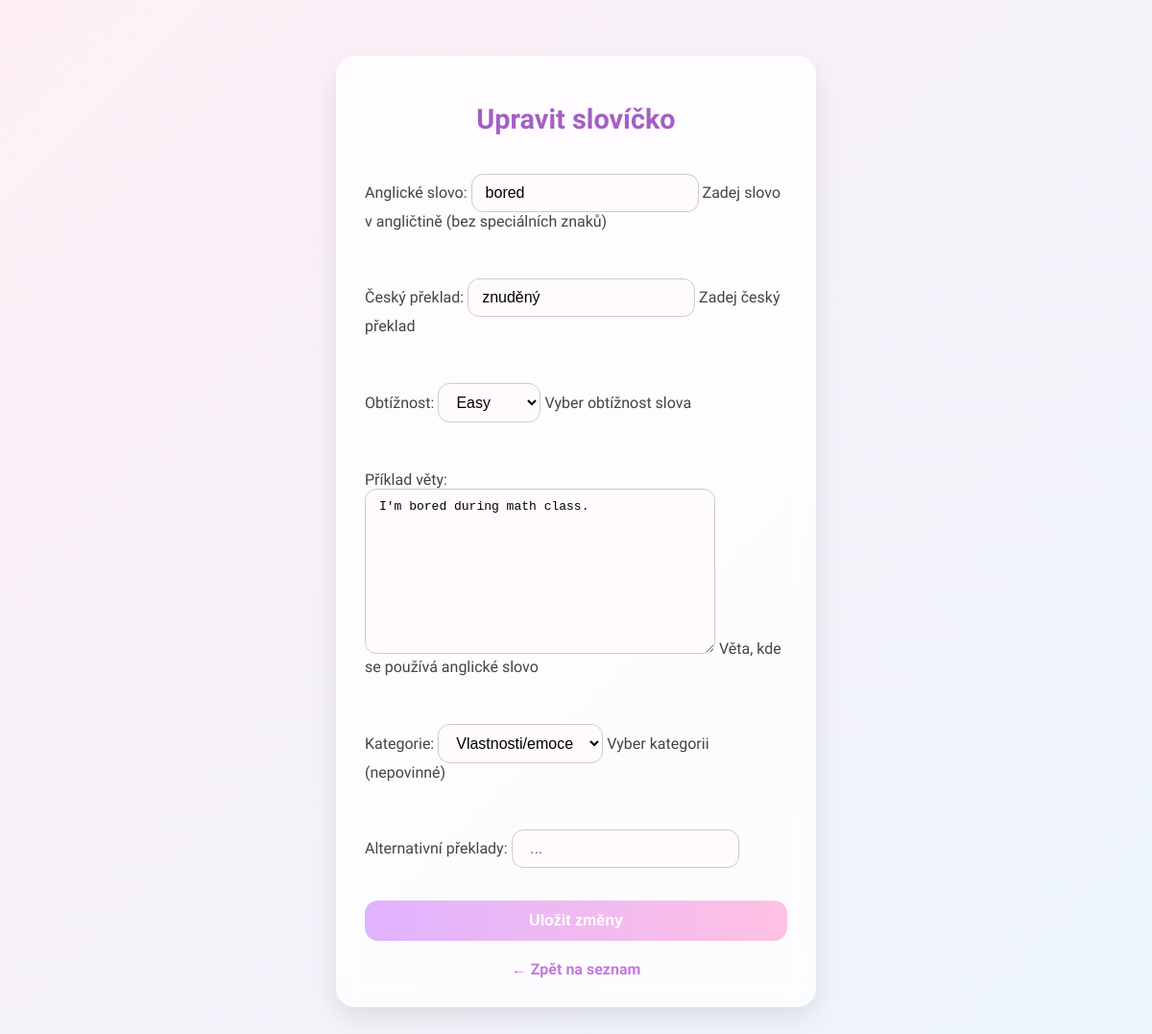
The page /words/edit/90/ (signed in) on the database its author committed.
### core/models.py (models this page shows, shortened)
class Word(models.Model):
    english = models.CharField(
        max_length=100,
        verbose_name="Anglické slovo",
        help_text="Zadej slovo v angličtině (bez speciálních znaků)",
        validators=[RegexValidator(r'^[a-zA-Z\s\-\(\)]+$', 'Pouze písmena, mezery, pomlčky a závorky')]
    )
    czech = models.CharField(
        max_length=100,
        verbose_name="Český překlad",
        help_text="Zadej český překlad"
    )
    difficulty = models.CharField(
        max_length=10,
        choices=[
            ('easy', 'Easy'),
            ('medium', 'Medium'),
            ('hard', 'Hard')
        ],
        verbose_name="Obtížnost",
        help_text="Vyber obtížnost slova"
    )
    category = models.ForeignKey(
        'Category',
        on_delete=models.CASCADE,
        null=True,
        blank=True,
        verbose_name="Kategorie",
        help_text="Vyber kategorii (nepovinné)"
    )
    example_sentence = models.TextField(
        blank=True,
        null=True,
        verbose_name="Příklad věty",
        help_text="Věta, kde se používá anglické slovo"
    )
    class Meta:
        verbose_name = "Slovo"
        verbose_name_plural = "Slova"
        ordering = ['difficulty']

### core/views.py (the view)
# urls.py: path('words/edit/<int:word_id>/', views.edit_word, name='edit_word'),
@login_required
@user_passes_test(can_manage_words)
def edit_word(request, word_id):
    word = Word.objects.get(id=word_id)
    if request.method == 'POST':
        form = WordForm(request.POST, instance=word)
        if form.is_valid():
            form.save()
            return redirect('word_list')
    else:
        form = WordForm(instance=word)
    return render(request, 'core/edit_word.html', {'form': form, 'word': word})

### core/forms.py (shortened to what this page needs)
class WordForm(forms.ModelForm):
    alt_translations = forms.CharField(
        required=False,
        label="Alternativní překlady",
        widget=forms.TextInput(attrs={'placeholder': ' ...'})
    )
    class Meta:
        model = Word
        fields = ['english', 'czech', 'difficulty', 'example_sentence', 'category', 'alt_translations']
    def __init__(self, *args, **kwargs):
        super().__init__(*args, **kwargs)
        if self.instance.pk:
            existing = [t.text for t in self.instance.accepted_translations.all()]
            self.fields['alt_translations'].initial = ", ".join(existing)

### core/models.py (called while the page is built)
    def __str__(self):
        return self.name

### core/views.py (called while the page is built)
def can_manage_words(user):
    return user.is_authenticated and (user.is_staff or user.groups.filter(name='contributor').exists())

### core/templates/core/edit_word.html (shortened to what this page needs)
<!DOCTYPE html>
<html lang="cs">
<head>
</head>
<body>
  <div class="form-box">
    <h1>Upravit slovíčko</h1>
    <form method="post">
      {{ form.as_p }}
      <button type="submit">Uložit změny</button>
    </form>
    <a href="{% url 'word_list' %}">← Zpět na seznam</a>
  </div>
</body>
</html>

### core/templates/core/edit_word.html (style rules this page uses)
* { box-sizing: border-box; }
:root { --bg1:#ffeaf5; --bg2:#fbe5ff; --bg3:#e7f7ff; --bg4:#fff0f7; --accent1:#ffa3d1; --accent2:#d09eff; --accent3:#f8b8ff; --muted:#6b5b7b; --radius:20px; }
body::before { content: ""; position: fixed; inset: 0; z-index: -1; background: linear-gradient(-45deg,var(--bg1),var(--bg2),var(--bg3),var(--bg4)); background-size: 400% 400%; animation: dreamyBG 22s ease infinite; }
body { font-family: 'Quicksand', sans-serif; padding: 50px 20px; color: #444; display: flex; justify-content: center; align-items: flex-start; min-height: 100vh; }
.form-box { max-width: 500px; width: 100%; margin: 0 auto; background: rgba(255, 255, 255, 0.75); padding: 30px; border-radius: var(--radius); box-shadow: 0 10px 30px rgba(0, 0, 0, 0.1); backdrop-filter: blur(12px); animation: fadeIn .8s ease; }
h1 { text-align: center; margin-bottom: 24px; color: #a55fc4; font-size: 1.8em; }
form { display: flex; flex-direction: column; gap: 18px; }
input[type="text"], select, textarea { padding: 10px 14px; border-radius: 12px; border: 1px solid #ccc; font-size: 1em; background: #fffafc; max-width: 100%; transition: border 0.2s, box-shadow 0.2s; }
textarea { resize: vertical; }
button { padding: 12px 20px; border: none; border-radius: 14px; font-weight: bold; background: linear-gradient(to right, #e0b3ff, #ffc1e3); color: white; cursor: pointer; font-size: 1em; transition: 0.2s; }
a { display: block; margin-top: 20px; text-align: center; color: #c678dd; font-weight: bold; text-decoration: none; transition: color 0.2s ease; }

### rows shown on the page
Word: english "bored", czech "znuděný", difficulty "Easy", example_sentence "I'm bored during math class.", category "Vlastnosti/emoce"
